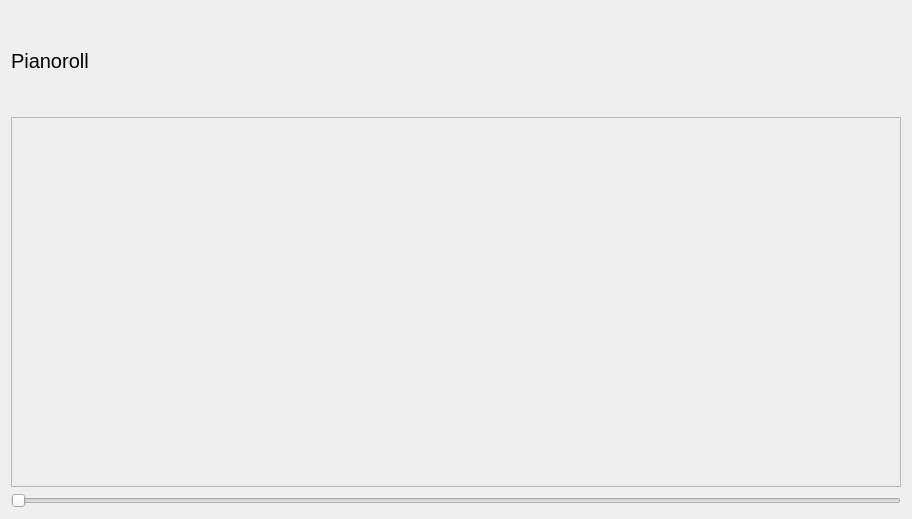
<?xml version="1.0" encoding="UTF-8"?>
<ui version="4.0">
 <class>Form</class>
 <widget class="QWidget" name="Form">
  <property name="geometry">
   <rect>
    <x>0</x>
    <y>0</y>
    <width>912</width>
    <height>519</height>
   </rect>
  </property>
  <property name="windowTitle">
   <string>Form</string>
  </property>
  <layout class="QVBoxLayout" name="verticalLayout">
   <item>
    <widget class="QLabel" name="Pianoroll_label">
     <property name="maximumSize">
      <size>
       <width>16777215</width>
       <height>100</height>
      </size>
     </property>
     <property name="font">
      <font>
       <pointsize>15</pointsize>
      </font>
     </property>
     <property name="text">
      <string>Pianoroll</string>
     </property>
    </widget>
   </item>
   <item>
    <widget class="QFrame" name="frame_piano">
     <property name="minimumSize">
      <size>
       <width>0</width>
       <height>250</height>
      </size>
     </property>
     <property name="frameShape">
      <enum>QFrame::Shape::StyledPanel</enum>
     </property>
     <property name="frameShadow">
      <enum>QFrame::Shadow::Raised</enum>
     </property>
    </widget>
   </item>
   <item>
    <widget class="QSlider" name="midi_slider">
     <property name="orientation">
      <enum>Qt::Orientation::Horizontal</enum>
     </property>
    </widget>
   </item>
  </layout>
 </widget>
 <resources/>
 <connections/>
</ui>
